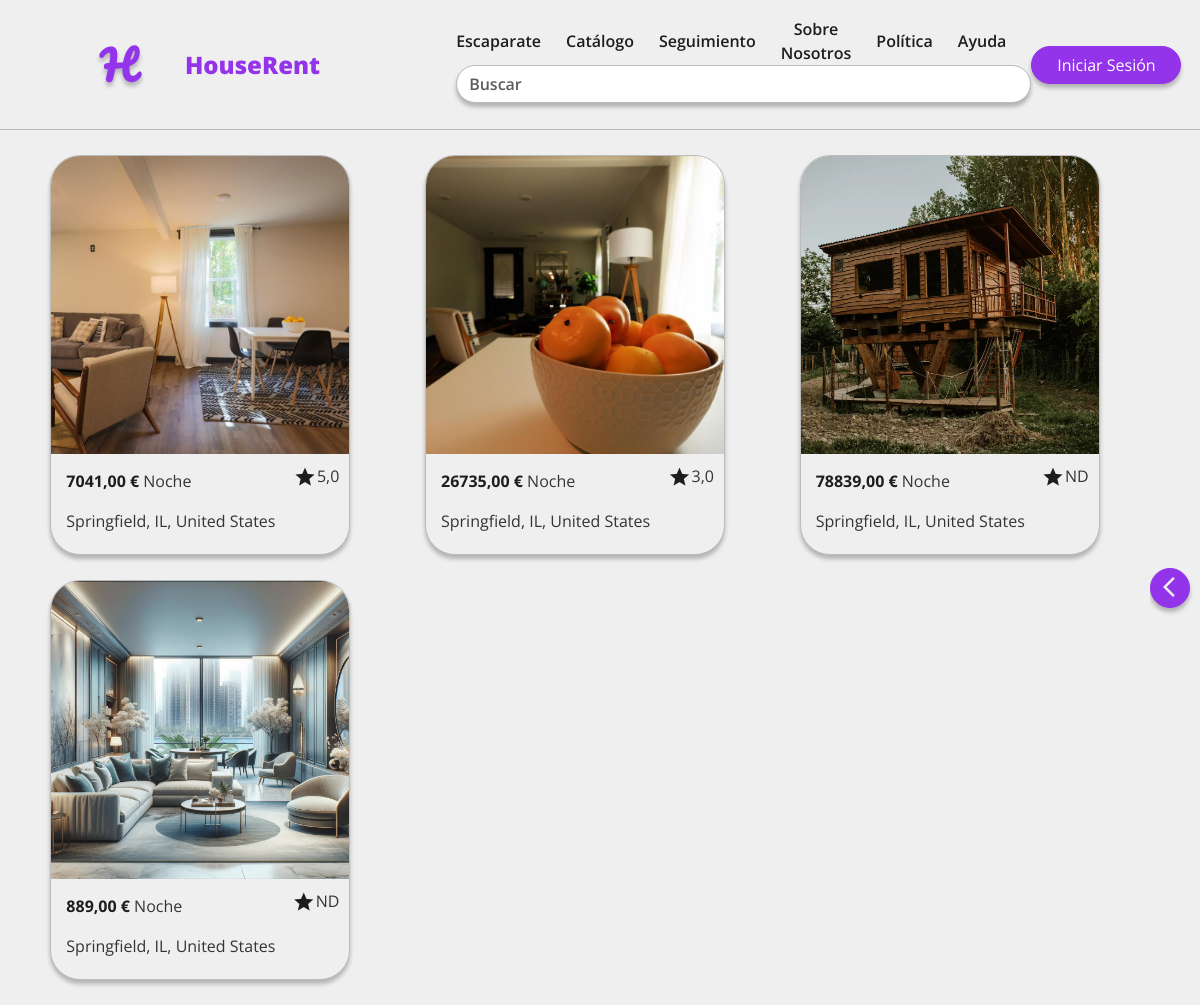
Page /catalogo/?name=&type=&min_capacity=&max_capacity=&min_price=&max_price=&start_date=&end_date=&country=&region=&city=&pcode=&min_rating= on the committed database.
### apps/core/models.py (models this page shows, shortened)
class Accommodation(models.Model):
    name = models.CharField(max_length=256, blank=False, null=False)
    description = models.TextField(max_length=1024, blank=False, null=False)
    capacity = models.PositiveIntegerField(blank=False, null=False, default=1)
    owner = models.ForeignKey(CustomUser, on_delete=models.CASCADE, blank=False, null=False)
    price = models.DecimalField(decimal_places=2, max_digits=8, blank=False, null=False, validators=[MinValueValidator(0)], help_text='Ingresa un valor positivo')
    address = models.ForeignKey(Address, on_delete=models.CASCADE, blank=False, null=False)
    category = models.CharField(max_length=16, choices=Category.choices(), blank=False, null=False)
    service = models.ManyToManyField(Service, blank=True)
    creation_date = models.DateField(auto_now_add=True, blank=False, null=False)
    modification_date = models.DateField(auto_now=True, blank=False, null=False)
    is_active = models.BooleanField(default=True, blank=False, null=False)
    @property
    def average_rating(self):
        return self.comments.aggregate(models.Avg('rating'))['rating__avg']
    class Meta:
        verbose_name = "Alojamiento"
        verbose_name_plural = "Alojamientos"
        indexes = [
            models.Index(fields=['name']),
            models.Index(fields=['owner']),
            models.Index(fields=['category']),
        ]

class Image(models.Model):
    title = models.TextField(max_length=64, blank=False, null=False)
    order = models.PositiveIntegerField(blank=False, null=False)
    image = models.ImageField(
        upload_to="images/",
        blank=False,
        null=False,
        validators=[
            FileExtensionValidator(allowed_extensions=['jpg', 'png', 'jpeg'])
        ]
    )
    alt = models.CharField(max_length=256, blank=False, null=False)
    publication_date = models.DateField(auto_now=True, blank=False, null=False)
    accommodation = models.ForeignKey(Accommodation, on_delete=models.CASCADE, blank=False, null=False)
    class Meta:
        verbose_name = "Imagen"
        verbose_name_plural = "Imágenes"
        unique_together = ('accommodation', 'order')

class Address(models.Model):
    street_number = models.CharField(max_length=8, blank=False, null=False)
    address_line = models.TextField(blank=False, null=False)
    city = models.CharField(max_length=256, blank=False, null=False)
    region = models.CharField(max_length=256, blank=False, null=False)
    country = CountryField(blank_label='(seleccionar país)', blank=False, null=False)
    postal_code = models.CharField(max_length=16, blank=False, null=False)
    class Meta:
        verbose_name = "Dirección"
        verbose_name_plural = "Direcciones"
        indexes = [
            models.Index(fields=['city']),
            models.Index(fields=['region']),
            models.Index(fields=['postal_code'])
        ]

### apps/core/views.py (the view, shortened to what this page needs)
# urls.py: path('',views.news,name='home'),
def home(request):
    accommodations = Accommodation.objects.all().filter(is_active=True).annotate(
        is_booked=Value(False, output_field=BooleanField()),
        is_favorite=Value(False, output_field=BooleanField())
    )
    if request.user.is_authenticated:
        favorite = Favorite.objects.filter(accommodation=OuterRef('pk'), user=request.user)
        accommodations = accommodations.annotate(
            is_favorite=Exists(favorite)
        )
    name_query = request.GET.get('name')
    type_query = request.GET.get('type')
    min_capacity = request.GET.get('min_capacity')
    max_capacity = request.GET.get('max_capacity')
    min_price = request.GET.get('min_price')
    max_price = request.GET.get('max_price')
    start_date = request.GET.get('start_date')
    end_date = request.GET.get('end_date')
    country_query = request.GET.get('country')
    region_query = request.GET.get('region')
    city_query = request.GET.get('city')
    postal_code_query = request.GET.get('pcode')
    services_query = request.GET.getlist('services')
    min_rating = request.GET.get('min_rating')
    try:
        start_date = datetime.strptime(start_date, '%Y-%m-%d') if start_date else None
    except ValueError:
        start_date = None
    try:
        end_date = datetime.strptime(end_date, '%Y-%m-%d') if end_date else None
    except ValueError:
        end_date = None
    try:
        min_capacity = int(min_capacity) if min_capacity else None
    except ValueError:
        min_capacity = None
    try:
        max_capacity = int(max_capacity) if max_capacity else None
    except ValueError:
        max_capacity = None
    try:
        min_price = float(min_price) if min_price else None
    except ValueError:
        min_price = None
    try:
        max_price = float(max_price) if max_price else None
    except ValueError:
        max_price = None
    if start_date and end_date and start_date > end_date:
        end_date = None
    if min_capacity and max_capacity and min_capacity > max_capacity:
        max_capacity = None
    if min_price and max_price and min_price > max_price:
        max_price = None
    valid_query_params = {
        'name': name_query or '',
        'type': type_query or '',
        'min_capacity': min_capacity if min_capacity is not None else '',
        'max_capacity': max_capacity if max_capacity is not None else '',
        'min_price': min_price if min_price is not None else '',
        'max_price': max_price if max_price is not None else '',
        'start_date': start_date.strftime('%Y-%m-%d') if start_date else '',
        'end_date': end_date.strftime('%Y-%m-%d') if end_date else '',
        'country': country_query or '',
        'region': region_query or '',
        'city': city_query or '',
        'pcode': postal_code_query or '',
        'min_rating': min_rating if min_rating is not None else '',
        'services': services_query  # Mantén services como una lista
    }
    valid_query_string = urlencode(valid_query_params, doseq=True)
    current_query_string = request.GET.urlencode()
    if current_query_string != valid_query_string:
        return HttpResponseRedirect(f'{request.path}?{valid_query_string}')
    if name_query:
        accommodations = accommodations.filter(name__icontains=name_query)
    if type_query:
        accommodations = accommodations.filter(category=Category.get_readable_name(type_query))
    if min_capacity:
        accommodations = accommodations.filter(capacity__gte=min_capacity)
    if max_capacity:
        accommodations = accommodations.filter(capacity__lte=max_capacity)
    if min_price:
        accommodations = accommodations.filter(price__gte=min_price)
    if max_price:
        accommodations = accommodations.filter(price__lte=max_price)
    if country_query:
        accommodations = accommodations.filter(address__country__icontains=country_query)
    if region_query:
        accommodations = accommodations.filter(address__region__icontains=region_query)
    if city_query:
        accommodations = accommodations.filter(address__city__icontains=city_query)
    if postal_code_query:
        accommodations = accommodations.filter(address__postal_code__icontains=postal_code_query)
    if services_query:
        accommodations = accommodations.filter(service__id__in=services_query).distinct()
    if min_rating:
        accommodations = [accommodation for accommodation in accommodations if (accommodation.average_rating or 0) >= float(min_rating)]
    for accommodation in accommodations:
        accommodation.first_image = Image.objects.filter(accommodation=accommodation, order=1).first()
    es_propietario=request.user.groups.filter(name="Propietarios").exists()
    tipos = Category.choices()
    servicios = Service.objects.all()
    context = {
        'accommodations': accommodations,
        'propietario': es_propietario,
        'types': tipos,
        'services': servicios,
        'today': date.today(),
        'propietario':es_propietario,
    }
    return render(request, 'core/home.html', context)

### apps/core/enums.py (called while the page is built)
    @classmethod
    def choices(cls):
        return tuple((i.name, i.value) for i in cls)

### templates/core/home.html (shortened to what this page needs)
{% extends 'base_generic.html' %}
{% load static %}
{% block content %}
<div class="row page-container">
    <div class="col accommodation-container">
        <div class="row" id="accommodation-row">
            {% for accommodation in accommodations %}
                <div class="col card-container">
                    <div class="card {% if accommodation.is_booked %}booked{% endif %}">
                        {% if accommodation.first_image %}
                            <div class="card-img-container">
                                <img src="{{ accommodation.first_image.image.url }}" alt="{{ accommodation.first_image.alt }}" class="card-img-top">
                            </div>
                        {% endif %}
                        <div class="card-body">
                            <p class="card-text"><b class="price"> {{ accommodation.price }} € </b> Noche</p>
                            <p class="card-text">{{ accommodation.address.city }}, {{ accommodation.address.region }}, {{ accommodation.address.country.name }}</p>
                            <div class="rating">
                                <span class="material-symbols-outlined rating-star">
                                </span>
                                <p class="card-text">{{ accommodation.average_rating|default:"ND" }}</p>
                            </div>
                        </div>
                    </div>
                </div>
            {% empty %}
                <div class="col-12">
                    <p>No se encontraron alojamientos con los criterios especificados.</p>
                </div>
            {% endfor %}
        </div>
    </div>
    <div class="col-md-3 filter-form-container">
        <button id="toggle-btn" class="btn toggle-btn">
            <span class="material-symbols-outlined toggle-icon">
            </span>
        </button>
    </div>
</div>
{% endblock %}

### static/css/var.css (style rules this page uses)
:root { --c1: #EFEFEF; --c2: #BCBCBC; --c3: #343434; --c4: #1D1D1D; --c5: #9333EA; --c6: #9e1d1d; --f1: 2.5rem; --f2: 1.5rem; --f3: 1rem; --f4: 0.8rem; --f5: 0.6rem; --w1: 800; --w2: 600; --w3: 400; --navbar-altura: 130px; --content-padding: 50px; }

### static/css/navbar.css (style rules this page uses)
* { margin: 0; padding: 0; box-sizing: border-box; font-family: 'Open Sans', sans-serif !important; }
.material-symbols-outlined { font-family: 'Material Symbols Outlined' !important; font-variation-settings: 'FILL' 0, 'wght' 400, 'GRAD' 0, 'opsz' 24; }
body { background-color: var(--c1) !important; }

### static/css/form.css (style rules this page uses)
.page-container { padding: 0 !important; display: flex; height: calc(100vh - var(--navbar-altura)) !important; overflow-x: hidden !important; width: 100vw !important; margin-right: 0 !important; margin-left: 0 !important; }
.filter-form-container { height: calc(100vh - var(--navbar-altura)) !important; position: sticky !important; display: flex; overflow-y: auto !important; z-index: 1000; right: 0; top: 0 !important; width: fit-content !important; min-width: 50px; padding-left: 20px !important; padding-right: 0 !important; }
.toggle-btn { position: absolute; top: 50%; left: 0; height: 40px; width: 40px !important; z-index: 1001; display: flex; align-items: center; justify-content: center; background-color: var(--c5) !important; border-color: var(--c5) !important; border-radius: 30px !important; box-shadow: 0px 4px 4px 0px rgba(0, 0, 0, 0.25) !important; font-size: var(--f3) !important; font-weight: var(--w3) !important; color: var(--c1) !important; }
.toggle-icon { display: flex; align-items: center; justify-content: center; transform: translateX(0px); }
.accommodation-container { flex-grow: 1 !important; overflow-y: visible !important; overflow-x: hidden !important; padding: 25px 25px 0 25px !important; top: 0 !important; }
.card-container { margin: 0 !important; padding: 0 !important; display: flex !important; justify-content: center !important; min-width: 350px !important; margin-bottom: 25px !important; }
.card { border-radius: 30px !important; border-color: var(--c2) !important; box-shadow: 0px 4px 4px 0px rgba(0, 0, 0, 0.25) !important; background-color: var(--c1) !important; overflow: hidden !important; position: relative !important; width: 300px !important; height: 400px !important; }
.card-img-container { position: relative; width: 100%; height: auto; aspect-ratio: 1 / 1; object-fit: cover; }
.card-img-top { aspect-ratio: 1 / 1; object-fit: cover; }
.card-body { padding: 15px !important; text-align: left; position: relative !important; height: 100px !important; color: var(--c3) !important; }
.price { color: var(--c4) !important; font-weight: bold !important; }
.rating { position: absolute; top: 10px; right: 10px; background: none; border: none; display: flex; align-items: center; justify-content: center; }
.rating-star { color: var(--c4) !important; font-variation-settings: 'FILL' 1, 'wght' 400, 'GRAD' 0, 'opsz' 20; }

### rows in the picture
Accommodation: first_image.image (picture), price "7041,00", address.city "Springfield", address.region "IL", address.country.name "United States", average_rating "5,0"
Accommodation: first_image.image (picture), price "26735,00", address.city "Springfield", address.region "IL", address.country.name "United States", average_rating "3,0"
Accommodation: first_image.image (picture), price "78839,00", address.city "Springfield", address.region "IL", address.country.name "United States", average_rating "ND"
Accommodation: first_image.image (picture), price "889,00", address.city "Springfield", address.region "IL", address.country.name "United States", average_rating "ND"
